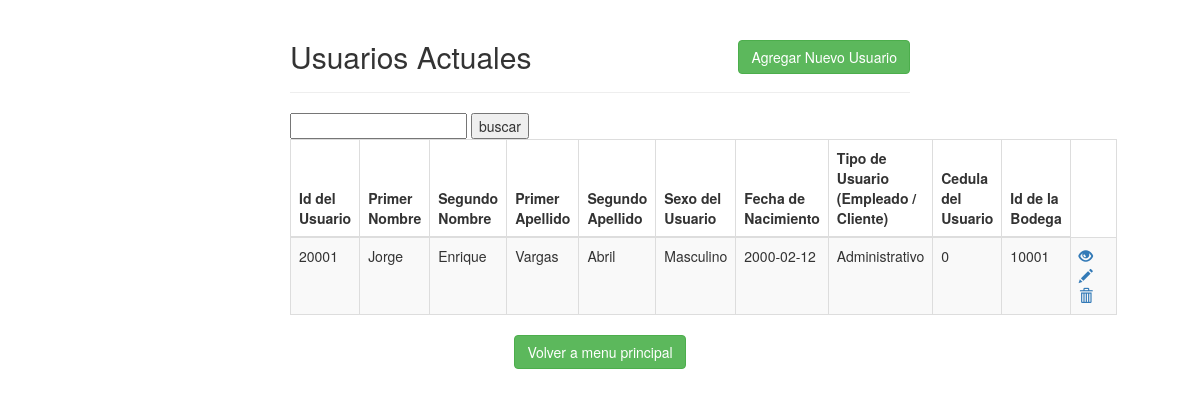
The app's page /BASE/empleados/index.php with its own data.
### tables this page shows
CREATE TABLE `empleados` (
  `id_emp` int(11) NOT NULL,
  `nombre1_emp` varchar(50) DEFAULT NULL,
  `nombre2_emp` varchar(50) DEFAULT NULL,
  `apellido1_emp` varchar(50) DEFAULT NULL,
  `apellido2_emp` varchar(50) DEFAULT NULL,
  `sexo_emp` varchar(20) DEFAULT NULL,
  `fechanacim_emp` date DEFAULT NULL,
  `tipo_emp` varchar(20) DEFAULT NULL,
  `cedula_emp` decimal(10,0) DEFAULT NULL,
  `id_bod` int(11) NOT NULL
);

### BASE/empleados/index.php (the view, shortened to what this page needs)
<!DOCTYPE html>
<html lang="en">
<head>
    <link rel="stylesheet" href="https://maxcdn.bootstrapcdn.com/bootstrap/3.3.7/css/bootstrap.css">
</head>
<body>
    <div class="wrapper">
        <div class="container-fluid">
            <div class="row">
                <div class="col-md-12">
                    <div class="page-header clearfix">
                        <h2 class="pull-left">Usuarios Actuales</h2>
                        <a href="create.php" class="btn btn-success pull-right">Agregar Nuevo Usuario</a>
                    </div>
                    <form action="index.php" method="POST">
                        <input type="text" name="buscar">
                        <input type="submit" value="buscar">
                    </form>
                    <?php
                    require_once "config.php";
                    $buscar = $_POST['buscar'];
                    $sql = "SELECT * FROM empleados WHERE id_emp LIKE '%".$buscar."%' OR nombre1_emp LIKE '%".$buscar."%' OR nombre2_emp LIKE '%".$buscar."%' OR apellido1_emp LIKE '%".$buscar."%' OR apellido2_emp LIKE '%".$buscar."%' OR sexo_emp LIKE '%".$buscar."%' OR cedula_emp LIKE '%".$buscar."%' OR id_bod LIKE '%".$buscar."%'";
                    if($result = mysqli_query($link, $sql)){
                        if(mysqli_num_rows($result) > 0){
                            echo "<table class='table table-bordered table-striped'>";
                                echo "<thead>";
                                    echo "<tr>";
                                        echo "<th>Id del Usuario</th>";
                                        echo "<th>Primer Nombre</th>";
                                        echo "<th>Segundo Nombre</th>";
                                        echo "<th>Primer Apellido</th>";
                                        echo "<th>Segundo Apellido</th>";
                                        echo "<th>Sexo del Usuario</th>";
                                        echo "<th>Fecha de Nacimiento</th>";
                                        echo "<th>Tipo de Usuario (Empleado / Cliente)</th>";
                                        echo "<th>Cedula del Usuario</th>";
                                        echo "<th>Id de la Bodega</th>";
                                    echo "</tr>";
                                echo "</thead>";
                                echo "<tbody>";
                                while($row = mysqli_fetch_array($result)){
                                    echo "<tr>";
                                        echo "<td>" . $row['id_emp'] . "</td>";
                                        echo "<td>" . $row['nombre1_emp'] . "</td>";
                                        echo "<td>" . $row['nombre2_emp'] . "</td>";
                                        echo "<td>" . $row['apellido1_emp'] . "</td>";
                                        echo "<td>" . $row['apellido2_emp'] . "</td>";
                                        echo "<td>" . $row['sexo_emp'] . "</td>";
                                        echo "<td>" . $row['fechanacim_emp']. "</td>";
                                        echo "<td>" . $row['tipo_emp']. "</td>";
                                        echo "<td>" . $row['cedula_emp'] . "</td>";
                                        echo "<td>" . $row['id_bod'] . "</td>";
                                        echo "<td>";
                                            echo "<a href='read.php?id_emp=". $row['id_emp'] ."' title='Ver' data-toggle='tooltip'><span class='glyphicon glyphicon-eye-open'></span></a>";
                                            echo "<a href='update.php?id_emp=". $row['id_emp'] ."' title='Actualizar' data-toggle='tooltip'><span class='glyphicon glyphicon-pencil'></span></a>";
                                            echo "<a href='delete.php?id_emp=". $row['id_emp'] ."' title='Borrar' data-toggle='tooltip'><span class='glyphicon glyphicon-trash'></span></a>";
                                        echo "</td>";
                                    echo "</tr>";
                                }
                                echo "</tbody>";
                            echo "</table>";
                        } else{
                            echo "<p class='lead'><em>No records were found.</em></p>";
                        }
                    } else{
                        echo "ERROR: Could not able to execute $sql. " . mysqli_error($link);
                    }
                    ?>
                </div>
            </div>
        </div>
    </div>
    <center><a href="../index.html" class="btn btn-success pull-center">Volver a menu principal</a></center>
</body>
</html>

### BASE/empleados/index.php (style rules this page uses)
.wrapper { width: 650px; margin: 0 auto; }
.page-header h2 { margin-top: 0; }
table tr td:last-child a { margin-right: 15px; }

### records on screen
empleados: id_emp "20001", nombre1_emp "Jorge", nombre2_emp "Enrique", apellido1_emp "Vargas", apellido2_emp "Abril", sexo_emp "Masculino", fechanacim_emp "2000-02-12", tipo_emp "Administrativo", cedula_emp "0", id_bod "10001"
